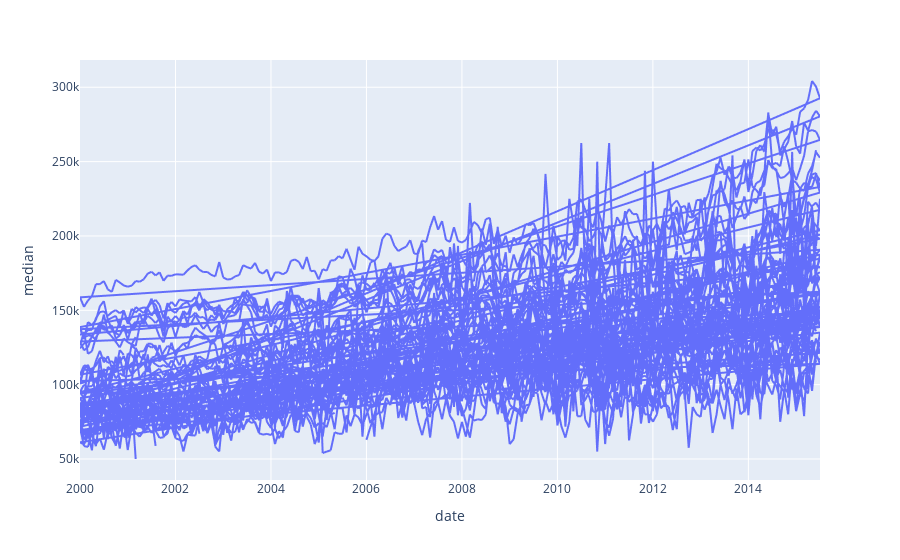

Here is the notebook cell this chart was saved with:
### Code cell
fig = px.line(txhousing, x = "date", y = "median", hover_data = ["city"])
fig.show()

### Figure 1 — Plotly figure (JSON) as saved in the notebook; plotly's stock layout.template omitted (floating-point values rounded to 4 significant figures; data arrays with more than 128 entries replaced by an {"elided": "..."} marker saying what was removed)
{"data": [{"customdata": {"elided": "8602x1 str values"}, "hovertemplate": "date=%{x}<br>median=%{y}<br>city=%{customdata[0]}<extra></extra>", "legendgroup": "", "line": {"color": "#636efa", "dash": "solid"}, "marker": {"symbol": "circle"}, "mode": "lines", "name": "", "showlegend": false, "type": "scattergl", "x": {"elided": "8602 float values"}, "xaxis": "x", "y": {"elided": "8602 int values"}, "yaxis": "y"}], "layout": {"legend": {"tracegroupgap": 0}, "margin": {"t": 60}, "xaxis": {"anchor": "y", "domain": [0, 1], "title": {"text": "date"}}, "yaxis": {"anchor": "x", "domain": [0, 1], "title": {"text": "median"}}}}
